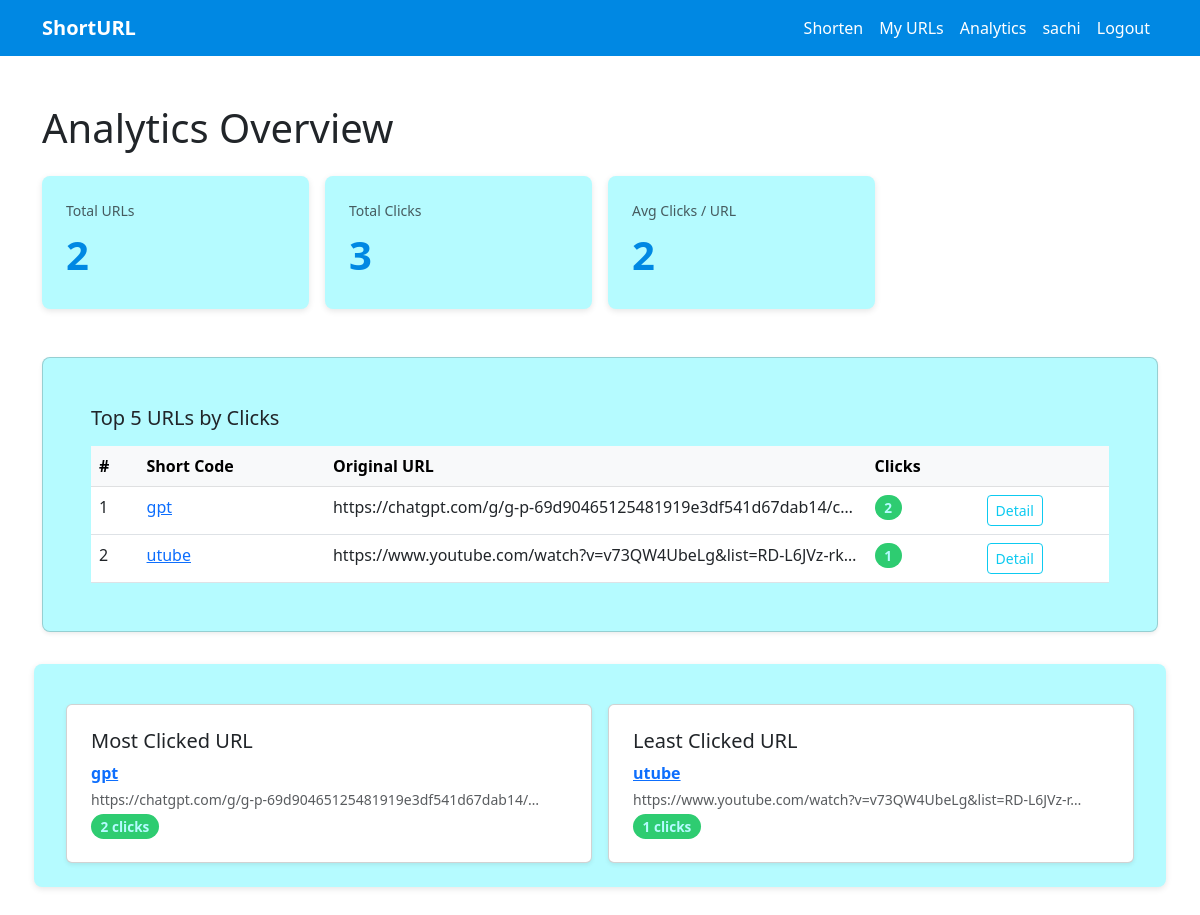
Before: /analytics/ (signed in) with the older database file.
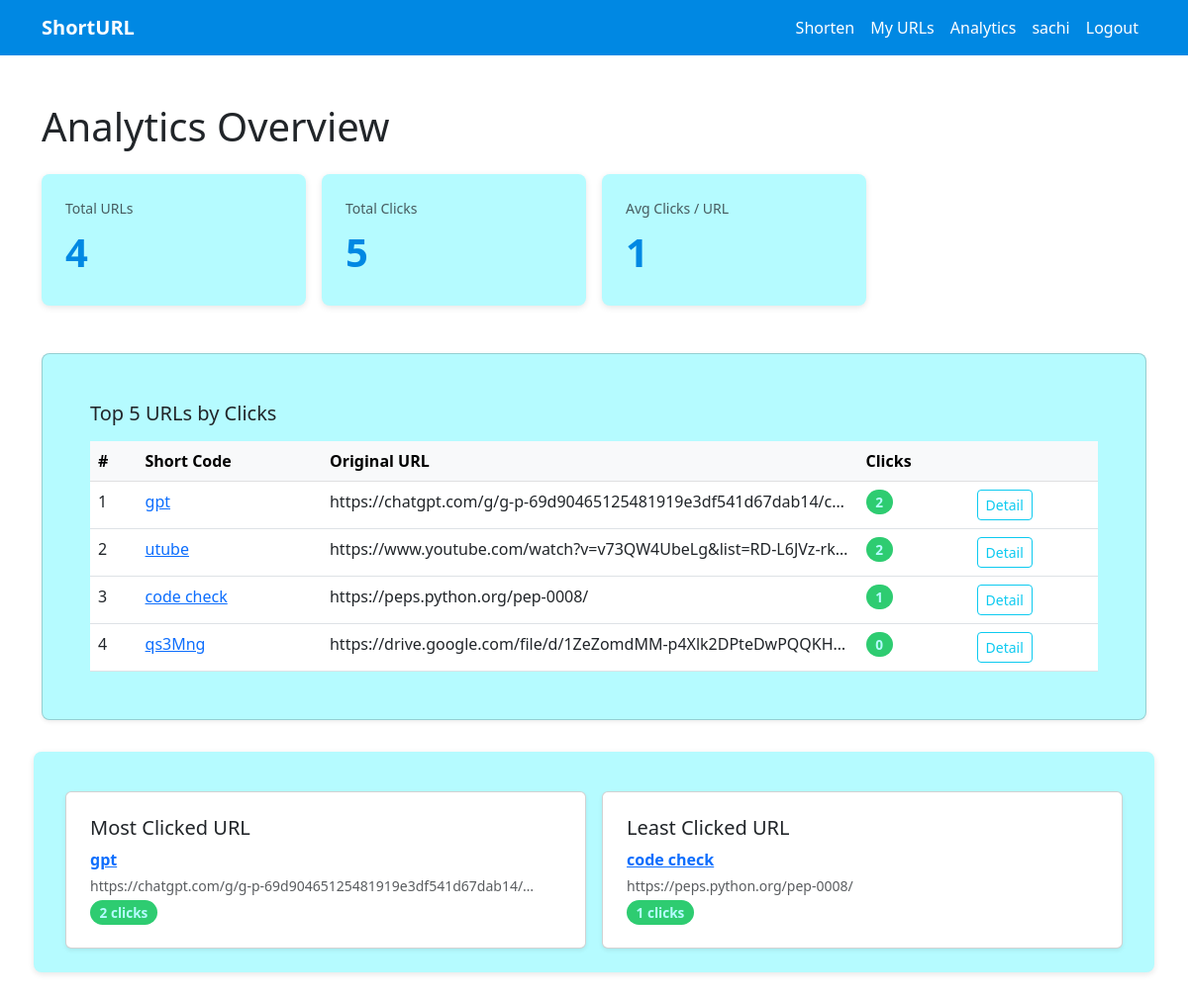
After: the same page with the newer database file.
### shortener/models.py (models this page shows, shortened)
class URL(models.Model):
    original_url = models.URLField(max_length=2000)
    short_code = models.CharField(max_length=15, unique=True, db_index=True)
    custom_code = models.BooleanField(default=False)
    click_count = models.PositiveIntegerField(default=0)
    created_at = models.DateTimeField(auto_now_add=True)
    updated_at = models.DateTimeField(auto_now=True)
    user = models.ForeignKey(
        settings.AUTH_USER_MODEL,
        on_delete=models.CASCADE,
        related_name="urls",
        null=True,
        blank=True,
    )
    class Meta:
        ordering = ["-created_at"]

### shortener/views.py (the view)
# urls.py: path("analytics/", views.analytics, name="analytics"),
@login_required
def analytics(request):
    user_urls = request.user.urls.all()
    total_urls = user_urls.count()
    total_clicks = user_urls.aggregate(total=Sum("click_count"))["total"] or 0
    most_clicked = user_urls.order_by("-click_count").first()
    least_clicked = user_urls.filter(click_count__gt=0).order_by("click_count").first()
    week_ago = timezone.now() - timedelta(days=7)
    recent_clicks = Click.objects.filter(
        url__user=request.user,
        clicked_at__gte=week_ago,
    ).count()
    daily_clicks = []
    for i in range(6, -1, -1):  # 6, 5, 4, 3, 2, 1, 0
        day = timezone.now() - timedelta(days=i)
        count = Click.objects.filter(
            url__user=request.user,
            clicked_at__date=day.date(),
        ).count()
        daily_clicks.append({"date": day.strftime("%b %d"), "count": count})
    top_urls = user_urls.order_by("-click_count")[:5]
    return render(
        request,
        "shortener/analytics.html",
        {
            "total_urls": total_urls,
            "total_clicks": total_clicks,
            "most_clicked": most_clicked,
            "least_clicked": least_clicked,
            "recent_clicks": recent_clicks,
            "daily_clicks": daily_clicks,
            "top_urls": top_urls,
        },
    )

### shortener/templates/shortener/analytics.html (shortened to what this page needs)
{% extends "shortener/base.html" %}
{% block content %}
<h1 class="mb-4">Analytics Overview</h1>
<div class="row g-3 mb-5">
  <div class="col-6 col-md-3">
    <div class="stat-card">
      <p class="text-muted small mb-1">Total URLs</p>
      <p class="stat-number">{{ total_urls }}</p>
    </div>
  </div>
  <div class="col-6 col-md-3">
    <div class="stat-card">
      <p class="text-muted small mb-1">Total Clicks</p>
      <p class="stat-number">{{ total_clicks }}</p>
    </div>
  </div>
  <div class="col-6 col-md-3">
    <div class="stat-card">
      <p class="text-muted small mb-1">Avg Clicks / URL</p>
      <p class="stat-number">
        {% if total_urls > 0 %}
          {% widthratio total_clicks total_urls 1 %}
        {% else %}
          0
        {% endif %}
      </p>
    </div>
  </div>
</div>
<div class="card shadow-sm mb-5 stat-card">
  <div class="card-body p-4">
    <h5 class="card-title mb-3">Top 5 URLs by Clicks</h5>
    <div class="table-responsive">
      <table class="table table-hover mb-0 stat-card">
        <thead class="table-light stat-card">
          <tr>
            <th>#</th>
            <th>Short Code</th>
            <th>Original URL</th>
            <th>Clicks</th>
            <th></th>
          </tr>
        </thead>
        <tbody>
          {% for url in top_urls %}
          <tr>
            <td>{{ forloop.counter }}</td>
            <td>
              <a href="/{{ url.short_code }}" target="_blank">{{ url.short_code }}</a>
            </td>
            <td class="text-truncate" style="max-width:300px;">
              {{ url.original_url }}
            </td>
            <td><span class="click-badge">{{ url.click_count }}</span></td>
            <td>
              <a href="{% url 'url_detail_analytics' url.short_code %}"
                 class="btn btn-sm btn-outline-info">Detail</a>
            </td>
          </tr>
          {% empty %}
          <tr>
            <td colspan="5" class="text-center text-muted py-4">
              No URLs yet — <a href="{% url 'create_url' %}">create one</a>!
            </td>
          </tr>
          {% endfor %}
        </tbody>
      </table>
    </div>
  </div>
</div>
<div class="row g-3 mb-4 stat-card">
  <div class="col-md-6">
    <div class="card shadow-sm h-100">
      <div class="card-body p-4">
        <h5 class="card-title">Most Clicked URL</h5>
        {% if most_clicked %}
          <p class="mb-1">
            <a href="/{{ most_clicked.short_code }}" target="_blank" class="fw-bold">
              {{ most_clicked.short_code }}
            </a>
          </p>
          <p class="text-muted small mb-1">{{ most_clicked.original_url|truncatechars:60 }}</p>
          <span class="click-badge">{{ most_clicked.click_count }} clicks</span>
        {% else %}
          <p class="text-muted">No data yet.</p>
        {% endif %}
      </div>
    </div>
  </div>
  <div class="col-md-6">
    <div class="card shadow-sm h-100">
      <div class="card-body p-4">
        <h5 class="card-title">Least Clicked URL</h5>
        {% if least_clicked %}
          <p class="mb-1">
            <a href="/{{ least_clicked.short_code }}" target="_blank" class="fw-bold">
              {{ least_clicked.short_code }}
            </a>
          </p>
          <p class="text-muted small mb-1">{{ least_clicked.original_url|truncatechars:60 }}</p>
          <span class="click-badge">{{ least_clicked.click_count }} clicks</span>
        {% else %}
          <p class="text-muted">No data yet.</p>
        {% endif %}
      </div>
    </div>
  </div>
</div>
{% endblock %}

Changed rows visible on the page:
changed URL "utube": click_count "1" → "2"
added URL: short_code "code check", original_url "https://peps.python.org/pep-0008/", click_count "1"
added URL: short_code "qs3Mng", original_url "https://drive.google.com/file/d/1ZeZomdMM-p4Xlk2DPteDwPQQKH…", click_count "0"
Other visible differences:
{{ total_urls }}: "2" → "4"
{{ total_clicks }}: "3" → "5"
{{ least_clicked.short_code }}: "utube" → "code check"
{{ least_clicked.original_url|truncatechars:60 }}: "https://www.youtube.com/watch?v=v73QW4UbeLg&list=RD-L6JVz-r…" → "https://peps.python.org/pep-0008/"
text no longer shown: "2"
text now shown: "1"
